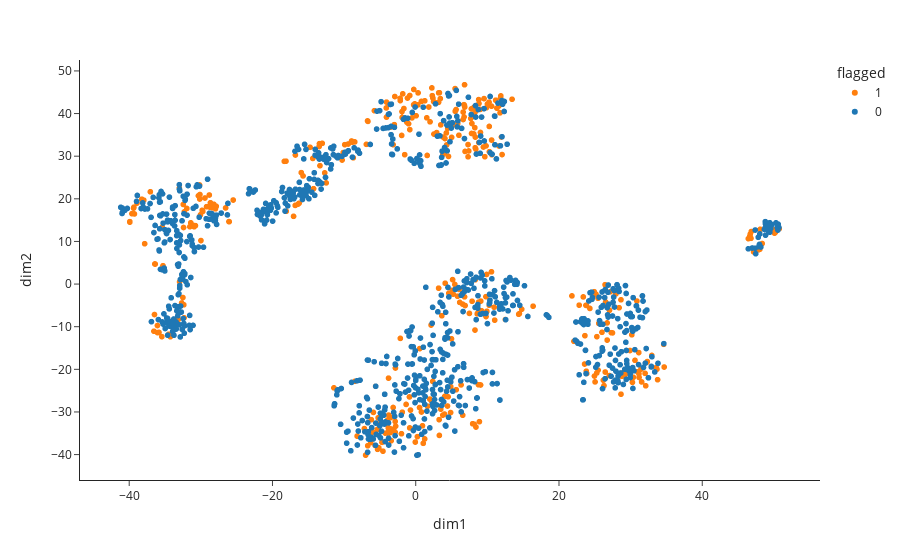

Notebook source saved alongside this figure:
### Code cell
df['flagged'] = df ['flagged'].astype(str)
fig2 = px.scatter(df, x='dim1', y='dim2', color='flagged', hover_data=['content'], template='simple_white', color_discrete_map={
                "0": "#1F77B4",
                "1": "#FF7F0E"})
fig2.show()
fig2.write_html('ssi.html')

### Figure 1 — Plotly figure (JSON) as saved in the notebook; plotly's stock layout.template omitted (floating-point values rounded to 4 significant figures; data arrays with more than 128 entries replaced by an {"elided": "..."} marker saying what was removed)
{"data": [{"customdata": {"elided": "399x1 str values"}, "hovertemplate": "flagged=1<br>dim1=%{x}<br>dim2=%{y}<br>content=%{customdata[0]}<extra></extra>", "legendgroup": "1", "marker": {"color": "#FF7F0E", "symbol": "circle"}, "mode": "markers", "name": "1", "showlegend": true, "type": "scattergl", "x": {"elided": "399 float values"}, "xaxis": "x", "y": {"elided": "399 float values"}, "yaxis": "y"}, {"customdata": {"elided": "837x1 str values"}, "hovertemplate": "flagged=0<br>dim1=%{x}<br>dim2=%{y}<br>content=%{customdata[0]}<extra></extra>", "legendgroup": "0", "marker": {"color": "#1F77B4", "symbol": "circle"}, "mode": "markers", "name": "0", "showlegend": true, "type": "scattergl", "x": {"elided": "837 float values"}, "xaxis": "x", "y": {"elided": "837 float values"}, "yaxis": "y"}], "layout": {"legend": {"title": {"text": "flagged"}, "tracegroupgap": 0}, "margin": {"t": 60}, "xaxis": {"anchor": "y", "domain": [0, 1], "title": {"text": "dim1"}}, "yaxis": {"anchor": "x", "domain": [0, 1], "title": {"text": "dim2"}}}}
